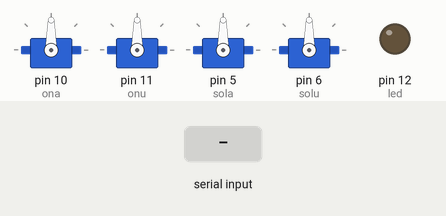
A sketch run on a simulated Arduino Uno, built with avr-gcc and run on an emulated ATmega328P. Shown: 4 × servo, output pins drawn as LEDs (lit = HIGH). The test bench sets the inputs (shaded band). What the sketch prints to the serial monitor is not drawn.

Above: at 1.2 s.
1.3 s: "2" received over Serial
At 2.9 s:
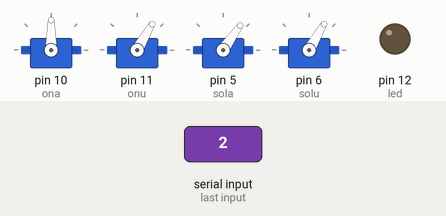
4.3 s: "1" received over Serial
At 5.2 s:
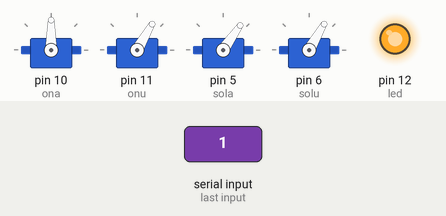
5.8 s: "3" received over Serial
At 7.0 s:
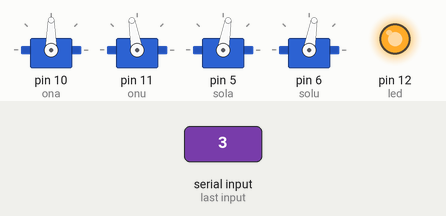
7.3 s: "2" received over Serial
At 8.25 s:
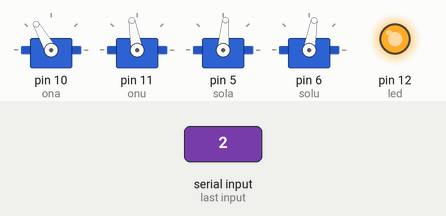
10.3 s: "0" received over Serial
At 11.4 s:
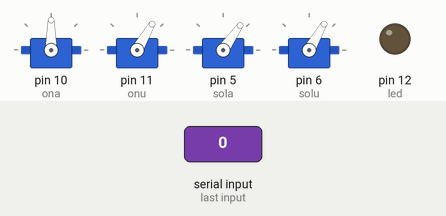
Timing chart, 0 to 13.3 s (numbered marks = the images above; inputs shaded):
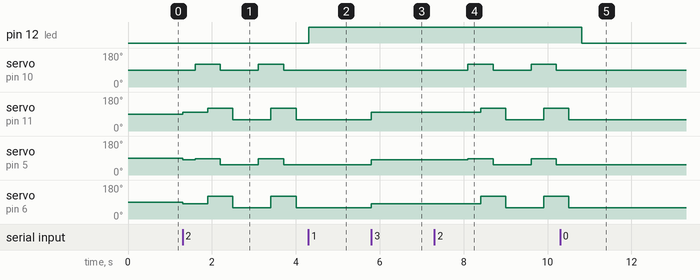

Measured:
- after the input at 1.3 s, servo on pin 10 (ona): alternates 120° for 0.60 s and 90° for 0.91 s, starting after 0.30 s; servo on pin 11 (onu): 90° → 100° at once, → 120° 0.60 s later, → 60° 0.60 s later, → 120° 0.91 s later, … (5 changes in this stretch)
- after the input at 4.3 s, pin 12 (led): LOW → HIGH at once; servo on pin 10 (ona): stays 90° (without the input it goes to 120° after 0.31 s); servo on pin 11 (onu), servo on pin 6 (solu): stays 60° (without the input it goes to 120° after 0.61 s); servo on pin 5 (sola): stays 55° (without the input it goes to 85° after 0.31 s)
- after the input at 5.8 s, servo on pin 11 (onu): 60° → 100° at once; servo on pin 5 (sola): 55° → 80° at once; servo on pin 6 (solu): 60° → 80° at once
- after the input at 7.3 s, servo on pin 10 (ona): alternates 120° for 0.60 s and 90° for 0.91 s, starting after 0.80 s; servo on pin 11 (onu): 100° → 120° after 1.1 s, → 60° 0.60 s later, → 120° 0.91 s later
- after the input at 10.3 s, pin 12 (led): HIGH → LOW after 0.51 s; servo on pin 10 (ona): stops changing and stays 90°; servo on pin 11 (onu), servo on pin 6 (solu): goes on until 10.5 s, then stays 60°; servo on pin 5 (sola): stops changing and stays 55°

The sketch:

going_cars.ino
```cpp
#include<Servo.h>
Servo onu,ona,solu,sola;
char serialData;
int led=12;

int s=0;
void birinchi(){
 ona.write(90);
 sola.write(80);
 onu.write(100);
 solu.write(80);

  s++;
  }


void robot_h(){
    if(s==0)
   birinchi();
delay(300);
 ona.write(120);
 Serial.println("bastu");
 sola.write(85);
 delay(300);
  onu.write(120);
 solu.write(120);
 delay(300);
  ona.write(90);
 sola.write(55);
 delay(300);
 onu.write(60);
 solu.write(60);
 delay(300);
  }

void robot_stop(){
  birinchi();
  s=0;
  }

void setup() {
  // put your setup code here, to run once:
  ona.attach(10);
  onu.attach(11);
  sola.attach(5);
  solu.attach(6);
   pinMode(led,OUTPUT);
  Serial.begin(9600);
}


void loop() {
    if(Serial.available()>0){
    serialData=Serial.read();
    Serial.print(serialData);
    if(serialData=='0'){
      digitalWrite(led,LOW);
      delay(1000);
      }
    else if(serialData =='1'){
      digitalWrite(led,HIGH);
    }}

    else if(serialData =='2'){
      robot_h();
      delay(5);
      }
    else if(serialData =='3'){
      robot_stop();
      delay(1000);
      }


    }

 /*sola.write(90);
 delay(1000);
 sola.write(120);
 delay(1000);
 sola.write(60);
 delay(1000);*/
```
